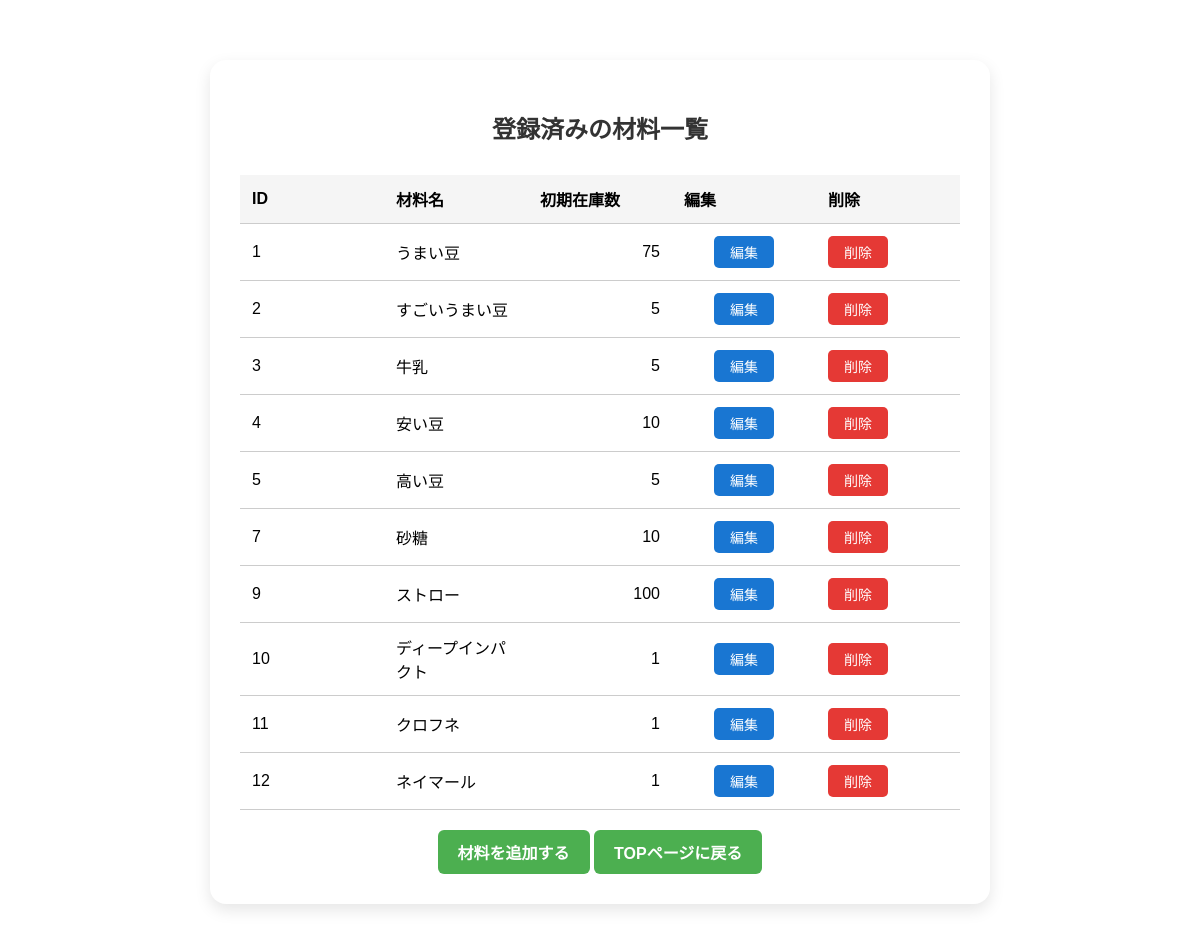
Screenshot of /items (signed in) with the database file from the repository.
### tables this page shows
CREATE TABLE items (
    id INTEGER PRIMARY KEY,
    name TEXT NOT NULL,
    initial_stock INTEGER NOT NULL
);

### app.py (the view)
@app.route('/items')
def items():
    if 'user_id' not in session:
        flash("ログインしてください！", "danger")
        return redirect(url_for('index'))
    conn = sqlite3.connect(DB_PATH)
    c = conn.cursor()
    c.execute("SELECT id, name, initial_stock FROM items")
    items_list = c.fetchall()
    conn.close()
    return render_template('items.html', items=items_list)

### templates/items.html (shortened to what this page needs)
<!DOCTYPE html>
<html lang="ja">
<head>
  <link rel="stylesheet" href="{{ url_for('static', filename='style.css') }}">
</head>
<body>
  <div class="container">
    <h2>登録済みの材料一覧</h2>
    {% if items %}
      <table>
        <thead>
          <tr>
            <th>ID</th>
            <th>材料名</th>
            <th>初期在庫数</th>
            <th>編集</th>
            <th>削除</th>
          </tr>
        </thead>
        <tbody>
          {% for item in items %}
            <tr>
              <td>{{ item[0] }}</td>
              <td>{{ item[1] }}</td>
              <td>{{ item[2] }}</td>
              <td>
                <a href="{{ url_for('edit_item', item_id=item[0]) }}" class="btn-small btn-edit">編集</a>
              </td>
              <td>
                <a href="{{ url_for('delete_item', item_id=item[0]) }}" class="btn-small btn-delete" onclick="return confirm('本当に削除しますか？');">削除</a>
              </td>
            </tr>
          {% endfor %}
        </tbody>
      </table>
    {% else %}
      <p>登録されている材料はまだありません。</p>
    {% endif %}
    <div class="button-container">
      <a href="{{ url_for('add_item') }}" class="btn-link">材料を追加する</a>
      <a href="{{ url_for('index') }}" class="btn-link">TOPページに戻る</a>
    </div>
  </div>
</body>
</html>

### static/style.css (style rules this page uses)
body { font-family: 'Arial', sans-serif; background: linear-gradient(to right, #7BCBC8 ); margin: 0; padding: 0; }
.container { max-width: 720px; width: 90%; margin: 60px auto; padding: 30px; background-color: white; border-radius: 16px; box-shadow: 0 6px 16px rgba(0, 0, 0, 0.1); }
h2 { text-align: center; color: #333; margin-bottom: 30px; }
.btn-link { display: inline-block; padding: 10px 20px; background-color: #4CAF50; color: white; text-decoration: none; border-radius: 6px; font-weight: bold; transition: background-color 0.3s; }
table { width: 100%; border-collapse: collapse; margin-top: 20px; }
th, td { padding: 12px; text-align: left; border-bottom: 1px solid #ccc; }
th { background-color: #f5f5f5; font-weight: bold; }
.button-container { text-align: center; margin-top: 20px; }
.btn-small { display: inline-block; padding: 6px 16px; font-size: 14px; border-radius: 5px; text-decoration: none; color: white; white-space: nowrap; text-align: center; }
.btn-edit { background-color: #1976d2; }
.btn-delete { background-color: #e53935; }
table td:nth-child(2) { min-width: 120px; }
table td:nth-child(3) { min-width: 100px; text-align: right; }
table td:nth-child(4) { min-width: 160px; }
table { table-layout: fixed; word-wrap: break-word; }
table td:nth-child(1) { width: 60px; }
table td:nth-child(2) { min-width: 150px; }
table td:nth-child(4) { min-width: 180px; text-align: center; }

### rows the page displays
items: id "1", name "うまい豆", initial_stock "75"
items: id "2", name "すごいうまい豆", initial_stock "5"
items: id "3", name "牛乳", initial_stock "5"
items: id "4", name "安い豆", initial_stock "10"
items: id "5", name "高い豆", initial_stock "5"
items: id "7", name "砂糖", initial_stock "10"
items: id "9", name "ストロー", initial_stock "100"
items: id "10", name "ディープインパクト", initial_stock "1"
items: id "11", name "クロフネ", initial_stock "1"
items: id "12", name "ネイマール", initial_stock "1"
